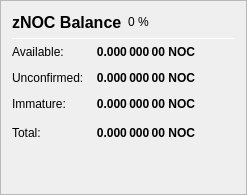
                   <widget class="QFrame" name="frame_ZerocoinBalances">
                    <property name="frameShape">
                     <enum>QFrame::StyledPanel</enum>
                    </property>
                    <property name="frameShadow">
                     <enum>QFrame::Raised</enum>
                    </property>
                    <layout class="QVBoxLayout" name="verticalLayout_7">
                     <item>
                      <layout class="QHBoxLayout" name="horizontalLayout_8" stretch="0">
                       <item>
                        <widget class="QLabel" name="label_5z_3">
                         <property name="minimumSize">
                          <size>
                           <width>0</width>
                           <height>20</height>
                          </size>
                         </property>
                         <property name="font">
                          <font>
                           <pointsize>12</pointsize>
                           <weight>75</weight>
                           <bold>true</bold>
                          </font>
                         </property>
                         <property name="text">
                          <string>zNOC Balance</string>
                         </property>
                        </widget>
                       </item>
                       <item>
                        <widget class="QLabel" name="labelzICHPercent">
                         <property name="text">
                          <string notr="true">0 %</string>
                         </property>
                        </widget>
                       </item>
                       <item>
                        <spacer name="horizontalSpacer_11">
                         <property name="orientation">
                          <enum>Qt::Horizontal</enum>
                         </property>
                         <property name="sizeHint" stdset="0">
                          <size>
                           <width>40</width>
                           <height>20</height>
                          </size>
                         </property>
                        </spacer>
                       </item>
                      </layout>
                     </item>
                     <item>
                      <widget class="Line" name="line_ZerocoinBalance">
                       <property name="minimumSize">
                        <size>
                         <width>0</width>
                         <height>1</height>
                        </size>
                       </property>
                       <property name="maximumSize">
                        <size>
                         <width>16777215</width>
                         <height>1</height>
                        </size>
                       </property>
                       <property name="orientation">
                        <enum>Qt::Horizontal</enum>
                       </property>
                      </widget>
                     </item>
                     <item>
                      <layout class="QGridLayout" name="gridLayout_5">
                       <property name="spacing">
                        <number>12</number>
                       </property>
                       <item row="1" column="0">
                        <widget class="QLabel" name="labelzBalanceMatureText">
                         <property name="toolTip">
                          <string>Mature: more than 20 confirmation and more than 3 mints of the same denomination after it was minted.
These zNOC are spendable.</string>
                         </property>
                         <property name="text">
                          <string>Available:</string>
                         </property>
                        </widget>
                       </item>
                       <item row="1" column="1">
                        <widget class="QLabel" name="labelzBalanceMature">
                         <property name="font">
                          <font>
                           <weight>75</weight>
                           <bold>true</bold>
                          </font>
                         </property>
                         <property name="toolTip">
                          <string>Mature: more than 20 confirmation and more than 3 mints of the same denomination after it was minted.
These zNOC are spendable.</string>
                         </property>
                         <property name="text">
                          <string notr="true">0.000 000 00 NOC</string>
                         </property>
                         <property name="alignment">
                          <set>Qt::AlignRight|Qt::AlignTrailing|Qt::AlignVCenter</set>
                         </property>
                        </widget>
                       </item>
                       <item row="2" column="0">
                        <widget class="QLabel" name="labelzBalanceUnconfirmedText">
                         <property name="toolTip">
                          <string>Unconfirmed: less than 20 confirmations
Immature: confirmed, but less than 3 mints of the same denomination after it was minted</string>
                         </property>
                         <property name="text">
                          <string>Unconfirmed:</string>
                         </property>
                        </widget>
                       </item>
                       <item row="2" column="1">
                        <widget class="QLabel" name="labelzBalanceUnconfirmed">
                         <property name="font">
                          <font>
                           <weight>75</weight>
                           <bold>true</bold>
                          </font>
                         </property>
                         <property name="toolTip">
                          <string>Unconfirmed: less than 20 confirmations
Immature: confirmed, but less than 3 mints of the same denomination after it was minted</string>
                         </property>
                         <property name="text">
                          <string notr="true">0.000 000 00 NOC</string>
                         </property>
                         <property name="alignment">
                          <set>Qt::AlignRight|Qt::AlignTrailing|Qt::AlignVCenter</set>
                         </property>
                        </widget>
                       </item>
                       <item row="3" column="0">
                        <widget class="QLabel" name="labelzBalanceImmatureText">
                         <property name="toolTip">
                          <string>Unconfirmed: less than 20 confirmations
Immature: confirmed, but less than 3 mints of the same denomination after it was minted</string>
                         </property>
                         <property name="text">
                          <string>Immature:</string>
                         </property>
                        </widget>
                       </item>
                       <item row="3" column="1">
                        <widget class="QLabel" name="labelzBalanceImmature">
                         <property name="font">
                          <font>
                           <weight>75</weight>
                           <bold>true</bold>
                          </font>
                         </property>
                         <property name="toolTip">
                          <string>Unconfirmed: less than 20 confirmations
Immature: confirmed, but less than 3 mints of the same denomination after it was minted</string>
                         </property>
                         <property name="text">
                          <string notr="true">0.000 000 00 NOC</string>
                         </property>
                         <property name="alignment">
                          <set>Qt::AlignRight|Qt::AlignTrailing|Qt::AlignVCenter</set>
                         </property>
                        </widget>
                       </item>
                       <item row="4" column="0">
                        <widget class="QLabel" name="labelzBalanceText">
                         <property name="toolTip">
                          <string>Your current zNOC balance, unconfirmed and immature zNOC included.</string>
                         </property>
                         <property name="text">
                          <string>Total:</string>
                         </property>
                        </widget>
                       </item>
                       <item row="4" column="1">
                        <widget class="QLabel" name="labelzBalance">
                         <property name="font">
                          <font>
                           <weight>75</weight>
                           <bold>true</bold>
                          </font>
                         </property>
                         <property name="cursor">
                          <cursorShape>IBeamCursor</cursorShape>
                         </property>
                         <property name="toolTip">
                          <string>Your current zNOC balance, unconfirmed and immature zNOC included.</string>
                         </property>
                         <property name="text">
                          <string notr="true">0.000 000 00 NOC</string>
                         </property>
                         <property name="alignment">
                          <set>Qt::AlignRight|Qt::AlignTrailing|Qt::AlignVCenter</set>
                         </property>
                         <property name="textInteractionFlags">
                          <set>Qt::LinksAccessibleByMouse|Qt::TextSelectableByKeyboard|Qt::TextSelectableByMouse</set>
                         </property>
                        </widget>
                       </item>
                       <item row="4" column="2">
                        <spacer name="horizontalSpacer_4">
                         <property name="orientation">
                          <enum>Qt::Horizontal</enum>
                         </property>
                         <property name="sizeHint" stdset="0">
                          <size>
                           <width>40</width>
                           <height>20</height>
                          </size>
                         </property>
                        </spacer>
                       </item>
                      </layout>
                     </item>
                     <item>
                      <spacer name="verticalSpacer_4">
                       <property name="orientation">
                        <enum>Qt::Vertical</enum>
                       </property>
                       <property name="sizeHint" stdset="0">
                        <size>
                         <width>20</width>
                         <height>40</height>
                        </size>
                       </property>
                      </spacer>
                     </item>
                    </layout>
                   </widget>
